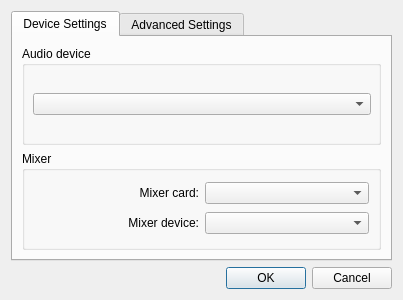
<ui version="4.0" >
 <class>SettingsDialog</class>
 <widget class="QDialog" name="SettingsDialog" >
  <property name="geometry" >
   <rect>
    <x>0</x>
    <y>0</y>
    <width>403</width>
    <height>300</height>
   </rect>
  </property>
  <property name="windowTitle" >
   <string>ALSA Plugin Settings</string>
  </property>
  <layout class="QGridLayout" name="gridLayout" >
   <item row="0" column="0" colspan="2" >
    <widget class="QTabWidget" name="tabWidget" >
     <property name="currentIndex" >
      <number>0</number>
     </property>
     <widget class="QWidget" name="tab" >
      <attribute name="title" >
       <string>Device Settings</string>
      </attribute>
      <layout class="QVBoxLayout" >
       <property name="spacing" >
        <number>6</number>
       </property>
       <property name="margin" >
        <number>9</number>
       </property>
       <item>
        <widget class="QGroupBox" name="groupBox" >
         <property name="title" >
          <string>Audio device</string>
         </property>
         <widget class="QComboBox" name="deviceComboBox" >
          <property name="geometry" >
           <rect>
            <x>11</x>
            <y>47</y>
            <width>338</width>
            <height>22</height>
           </rect>
          </property>
         </widget>
        </widget>
       </item>
       <item>
        <widget class="QGroupBox" name="groupBox_2" >
         <property name="title" >
          <string>Mixer</string>
         </property>
         <layout class="QGridLayout" >
          <property name="margin" >
           <number>9</number>
          </property>
          <property name="spacing" >
           <number>6</number>
          </property>
          <item row="0" column="1" >
           <widget class="QComboBox" name="mixerCardComboBox" />
          </item>
          <item row="0" column="0" >
           <widget class="QLabel" name="label_3" >
            <property name="text" >
             <string>Mixer card:</string>
            </property>
            <property name="alignment" >
             <set>Qt::AlignRight|Qt::AlignTrailing|Qt::AlignVCenter</set>
            </property>
           </widget>
          </item>
          <item row="1" column="0" >
           <widget class="QLabel" name="label_4" >
            <property name="text" >
             <string>Mixer device:</string>
            </property>
            <property name="alignment" >
             <set>Qt::AlignRight|Qt::AlignTrailing|Qt::AlignVCenter</set>
            </property>
           </widget>
          </item>
          <item row="1" column="1" >
           <widget class="QComboBox" name="mixerDeviceComboBox" />
          </item>
         </layout>
        </widget>
       </item>
      </layout>
     </widget>
     <widget class="QWidget" name="tab_2" >
      <attribute name="title" >
       <string>Advanced Settings</string>
      </attribute>
      <layout class="QVBoxLayout" >
       <property name="spacing" >
        <number>6</number>
       </property>
       <property name="margin" >
        <number>9</number>
       </property>
       <item>
        <widget class="QGroupBox" name="groupBox_3" >
         <property name="title" >
          <string>Soundcard</string>
         </property>
         <layout class="QGridLayout" >
          <item row="0" column="0" >
           <widget class="QLabel" name="label" >
            <property name="text" >
             <string>Buffer time (ms):</string>
            </property>
            <property name="alignment" >
             <set>Qt::AlignRight|Qt::AlignTrailing|Qt::AlignVCenter</set>
            </property>
           </widget>
          </item>
          <item row="0" column="1" >
           <widget class="QSpinBox" name="bufferSpinBox" >
            <property name="minimum" >
             <number>200</number>
            </property>
            <property name="maximum" >
             <number>10000</number>
            </property>
            <property name="value" >
             <number>500</number>
            </property>
           </widget>
          </item>
          <item row="0" column="2" >
           <spacer>
            <property name="orientation" >
             <enum>Qt::Horizontal</enum>
            </property>
            <property name="sizeHint" stdset="0" >
             <size>
              <width>188</width>
              <height>20</height>
             </size>
            </property>
           </spacer>
          </item>
          <item row="1" column="0" >
           <widget class="QLabel" name="label_2" >
            <property name="text" >
             <string>Period time (ms):</string>
            </property>
            <property name="alignment" >
             <set>Qt::AlignRight|Qt::AlignTrailing|Qt::AlignVCenter</set>
            </property>
           </widget>
          </item>
          <item row="1" column="1" >
           <widget class="QSpinBox" name="periodSpinBox" >
            <property name="minimum" >
             <number>20</number>
            </property>
            <property name="maximum" >
             <number>5000</number>
            </property>
            <property name="value" >
             <number>100</number>
            </property>
           </widget>
          </item>
          <item row="1" column="2" >
           <spacer>
            <property name="orientation" >
             <enum>Qt::Horizontal</enum>
            </property>
            <property name="sizeHint" stdset="0" >
             <size>
              <width>188</width>
              <height>20</height>
             </size>
            </property>
           </spacer>
          </item>
          <item row="2" column="0" colspan="3" >
           <widget class="QCheckBox" name="mmapCheckBox" >
            <property name="text" >
             <string>Use mmap access</string>
            </property>
           </widget>
          </item>
          <item row="3" column="1" >
           <spacer>
            <property name="orientation" >
             <enum>Qt::Vertical</enum>
            </property>
            <property name="sizeHint" stdset="0" >
             <size>
              <width>60</width>
              <height>81</height>
             </size>
            </property>
           </spacer>
          </item>
         </layout>
        </widget>
       </item>
      </layout>
     </widget>
    </widget>
   </item>
   <item row="1" column="0" >
    <spacer>
     <property name="orientation" >
      <enum>Qt::Horizontal</enum>
     </property>
     <property name="sizeHint" stdset="0" >
      <size>
       <width>191</width>
       <height>20</height>
      </size>
     </property>
    </spacer>
   </item>
   <item row="1" column="1" >
    <widget class="QDialogButtonBox" name="buttonBox" >
     <property name="sizePolicy" >
      <sizepolicy vsizetype="Fixed" hsizetype="Preferred" >
       <horstretch>0</horstretch>
       <verstretch>0</verstretch>
      </sizepolicy>
     </property>
     <property name="standardButtons" >
      <set>QDialogButtonBox::Cancel|QDialogButtonBox::Ok</set>
     </property>
    </widget>
   </item>
  </layout>
 </widget>
 <resources/>
 <connections>
  <connection>
   <sender>buttonBox</sender>
   <signal>accepted()</signal>
   <receiver>SettingsDialog</receiver>
   <slot>accept()</slot>
   <hints>
    <hint type="sourcelabel" >
     <x>270</x>
     <y>284</y>
    </hint>
    <hint type="destinationlabel" >
     <x>130</x>
     <y>281</y>
    </hint>
   </hints>
  </connection>
  <connection>
   <sender>buttonBox</sender>
   <signal>rejected()</signal>
   <receiver>SettingsDialog</receiver>
   <slot>reject()</slot>
   <hints>
    <hint type="sourcelabel" >
     <x>377</x>
     <y>286</y>
    </hint>
    <hint type="destinationlabel" >
     <x>152</x>
     <y>301</y>
    </hint>
   </hints>
  </connection>
 </connections>
</ui>
